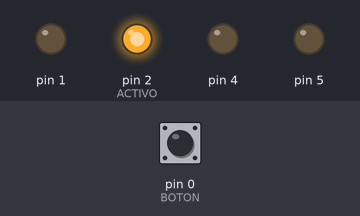
This sketch was run on a simulated Arduino Uno, built with avr-gcc and run on an emulated ATmega328P. Shown: output pins drawn as LEDs (lit = HIGH). Dashed ring = blinking. The test bench sets the inputs (shaded band); at power-on: pin 0 (BOTON) HIGH.

Above: at 1.2 s.
1.3 s: pin 0 (BOTON) pulled LOW for 0.15 s
At 1.9 s:
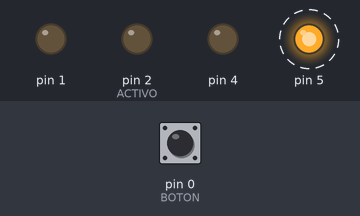
At 11.7 s:
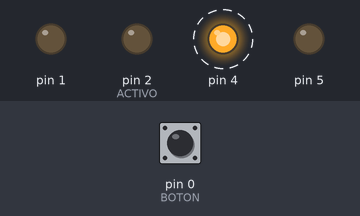
Timing chart, 0 to 13.8 s (numbered marks = the images above; inputs shaded):
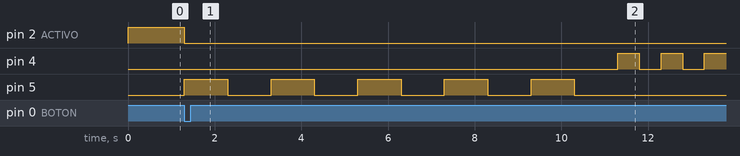

Measured:
- after the input at 1.3 s, pin 2 (ACTIVO): HIGH → LOW at once; pin 4: alternates HIGH for 0.50 s and LOW for 0.50 s, starting after 10.0 s; pin 5: alternates HIGH for 1.0 s and LOW for 1.0 s, 10 changes in all, then stays LOW, starting at once

The sketch:

Blink_v-1-0-0.ino
```cpp
//Funciones con Estructuras

#define BOTON 0
#define ACTIVO 2

struct blink
{
    uint16_t tiempoON;    //ms
    uint16_t tiempoOFF;   //ms
    uint8_t repeticiones; //veces
    uint8_t pin;          //veces
};

struct blink blink1
{
    1000, 1000, 5, 5
};

struct blink blink2
{
    500, 500, 10, 4
};

struct blink blink3
{
    1000, 500, 7, 1
};

void setup()
{
    pinMode(BOTON, INPUT);
    pinMode(ACTIVO, OUTPUT);
    pinMode(blink1.pin, OUTPUT);
    pinMode(blink2.pin, OUTPUT);
    pinMode(blink3.pin, OUTPUT);
}

void loop()
{
    digitalWrite(ACTIVO, digitalRead(BOTON));
    if (digitalRead(BOTON) == 0)
    {
        digitalWrite(ACTIVO,digitalRead(BOTON));
        blinkear(blink1);
        blinkear(blink2);
        blinkear(blink3);
    }
}

void blinkear(struct blink b){
   for (uint8_t i = 0; i < b.repeticiones; i++)
        {
            digitalWrite(b.pin, 1);
            delay(b.tiempoON);
            digitalWrite(b.pin, 0);
            delay(b.tiempoOFF);
        }
}
```
